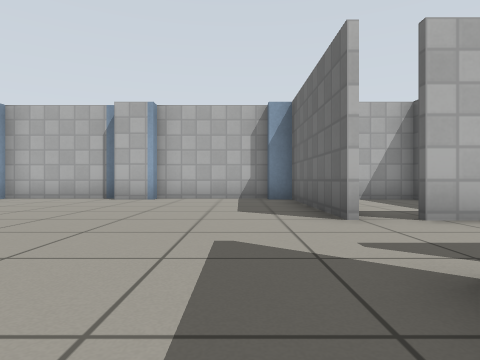
View 1 (above)

18 first-person views from a walk through a robot-simulator world made for Gazebo. The camera is 0.5 m above the floor, looks level and sees 75° across. The floor is counted in squares, 1 m on a side. Each view is taken from the middle of a square. On the plan, view 1 faces up. The plan holds only what a view shows up to about 9 squares ahead; the rest is blank. The place goes on beyond the plan. Gazebo's built-in surfaces are drawn with simple patterns.

View 2
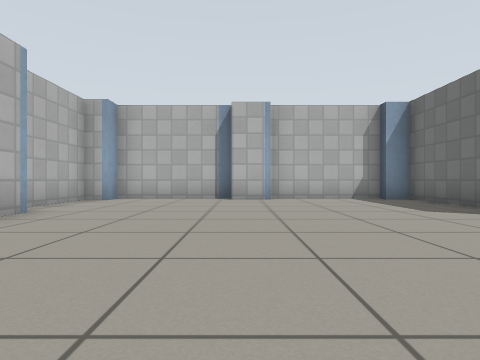

View 3
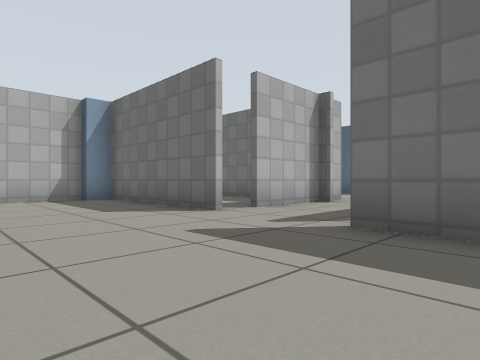

View 4
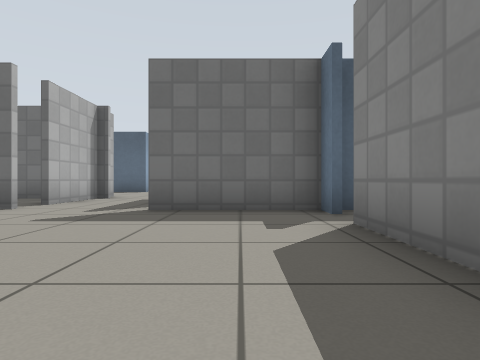

View 5
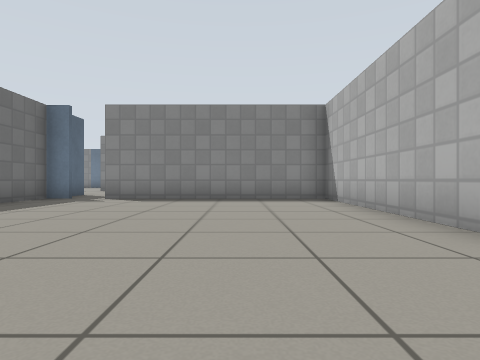

View 6
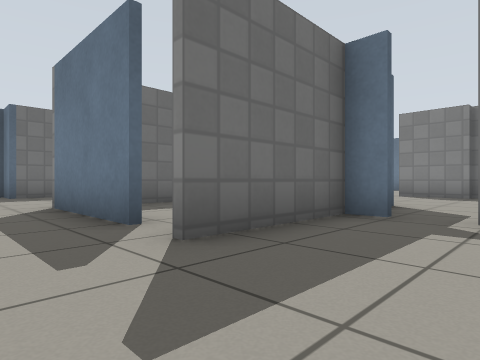

View 7
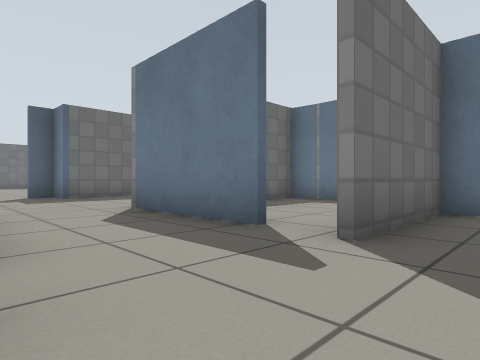

View 8
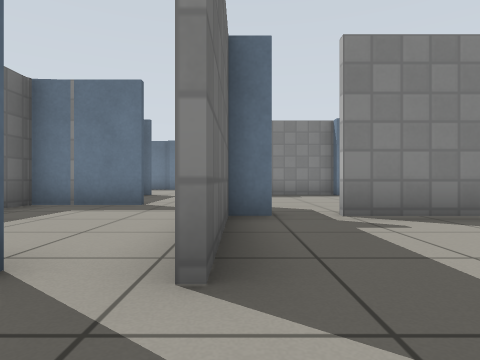

View 9
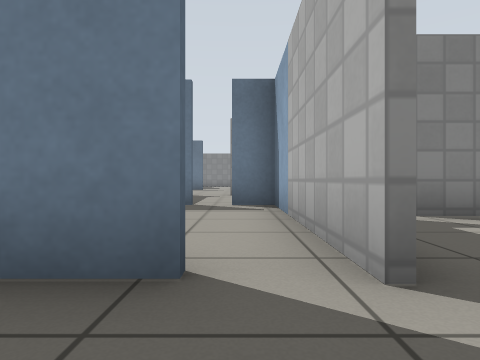

View 10
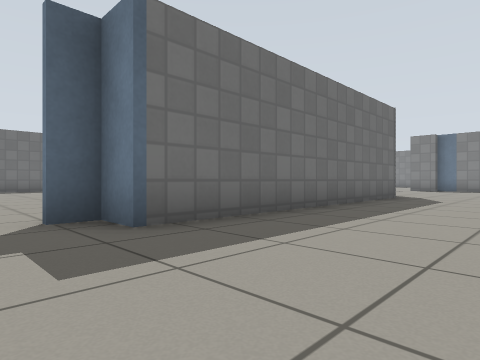

View 11
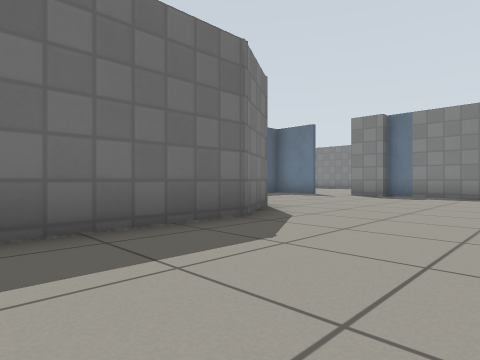

View 12
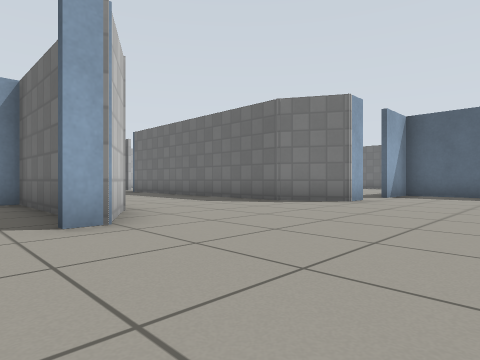

View 13
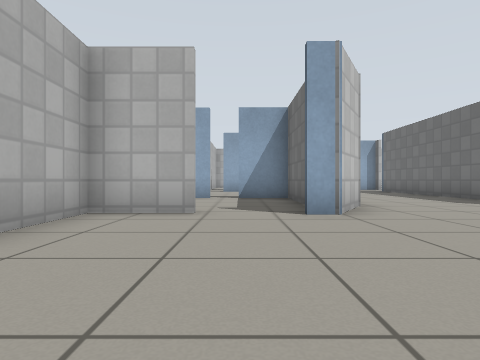

View 14
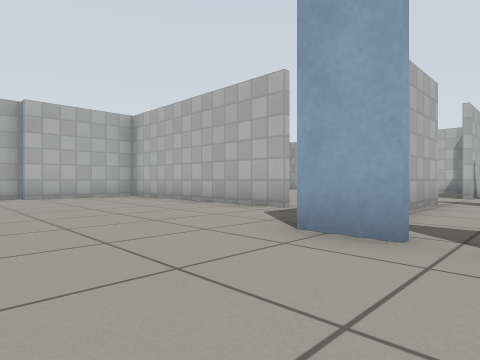

View 15
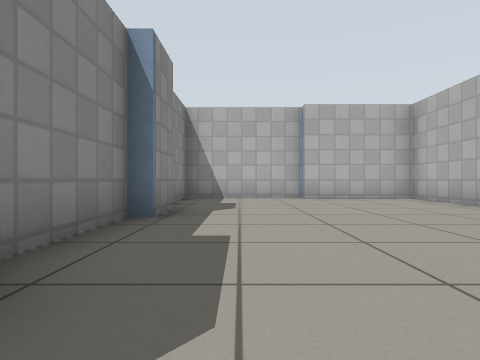

View 16
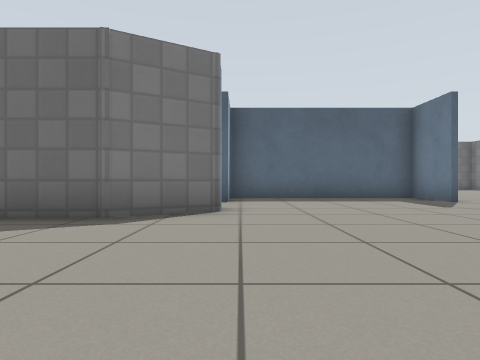

View 17
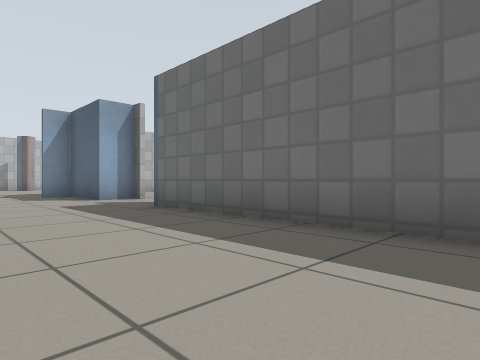

View 18
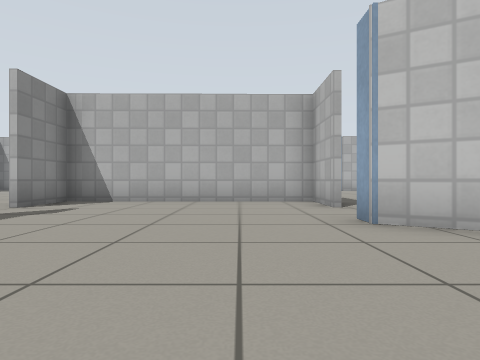

### Floor plan
Points are (right, up) in squares from view 1. A wall is a line through its corners. A room is listed if a view was taken in it or the views show most of it. See-through windows are left out.
Room 1 (views 1, 2, 3, 4, 5, 6, 7, 8)
walls: (-6.3, 4.9) (-6.3, -1.3) (-0.4, -1.3); (-2.1, 8) (-3.2, 8); (-3.1, 8.3) (-6.3, 8.3) (-6.3, 7.8) (-6.9, 7.7) (-6.9, 5.6); (1.3, 3.9) (1.3, 8); (0.8, 8.3) (-2.2, 8.3); (1.2, -1.3) (1.2, 1.6)
ways out: opening at (1, 2.5) to room 2; opening at (0, -1) to room 3
Room 2 (views 9, 10, 11, 12, 13, 16, 17, 18)
walls: (5.3, -6.1) (4.4, -7.5) (3.9, -7.5); (10.6, -7.7) (10, -7.7) (9.1, -6.2) (9.1, 1.4) (10, 1.4) (10, 2.1); (2.4, -7.3) (0.7, -7.3) (0.8, -12.5); (2.2, 1.4) (5.4, 1.4); (13.7, -12.5) (13.7, -7.7) (12, -7.7); (5.6, 3.8) (5.1, 3.8); (4.5, 3.8) (2.2, 3.8); (10, 3.8) (9.1, 3.8)
ways out: opening at (1, 2.5) to room 1; opening at (3, -7) to room 3; opening at (2, 1) to room 4; opening at (2, 4) to room 5; opening at (7, 5); opening at (11.5, -8)
Room 3 (views 14, 15)
walls: (0.5, -7.2) (1.6, -7.2); (-2.2, -7.5) (0.7, -7.5); (-3.4, -7.2) (-2.1, -7.2); (2.2, -3.3) (1.2, -3.3) (1.2, -1.6); (-0.4, -1.4) (-6.3, -1.4) (-6.3, -4.4); (4.3, -6) (4.3, -3.3) (2.9, -3.3); (-6.6, -4.2) (-6.6, -7.5) (-5, -7.5)
ways out: opening at (0, -1) to room 1; opening at (3, -7) to room 2; gap at (3, -3) to room 4
Room 4 (no view inside)
walls: (2.9, -3.2) (5.1, -3.2) (5.1, -0.1); (1.3, 1.6) (1.3, -3.2) (2.2, -3.2)
ways out: opening at (2, 1) to room 2; gap at (3, -3) to room 3
Room 5 (no view inside)
walls: (4.3, 5.4) (4.3, 8) (3, 8); (1.5, 5.2) (1.5, 3.9)
ways out: opening at (2, 4) to room 2

Where each view was taken, in squares from view 1:
view 1: 0 up, 0 right, facing up
view 2: 0 up, 3 left, facing up
view 3: 0 up, 2 left, facing up-right
view 4: 0 up, 4 left, facing right
view 5: 7 up, 4 left, facing down
view 6: 3 up, 1 left, facing down-right
view 7: 4 up, 0 right, facing down-right
view 8: 3 up, 1 right, facing down
view 9: 3 up, 2 right, facing down
view 10: 3 up, 6 right, facing down-right
view 11: 3 down, 6 right, facing down-right
view 12: 11 down, 3 right, facing up-right
view 13: 12 down, 3 right, facing up
view 14: 6 down, 3 right, facing up-left
view 15: 6 down, 2 right, facing left
view 16: 8 down, 5 right, facing right
view 17: 4 down, 6 right, facing up-right
view 18: 9 down, 8 right, facing left
